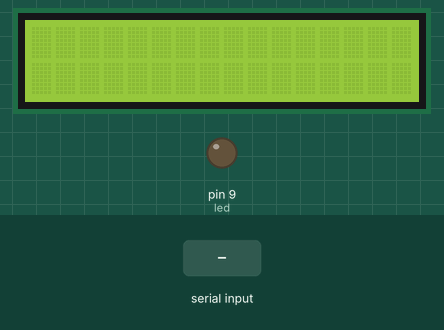
A sketch run on a simulated Arduino Uno, built with avr-gcc and run on an emulated ATmega328P. Shown: 16×2 character LCD, output pins drawn as LEDs (lit = HIGH). Dashed ring = blinking. Inputs (shaded band) come from the test bench.

Above: at 1.2 s.
1.3 s: "1" received over Serial
At 2.2 s:
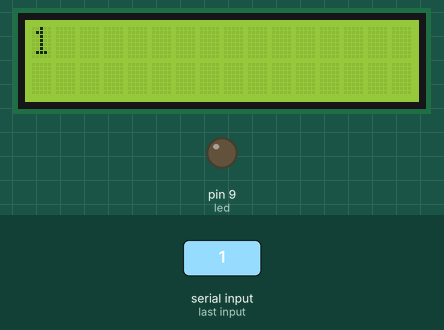
3.2 s: "0" received over Serial
At 3.35 s:
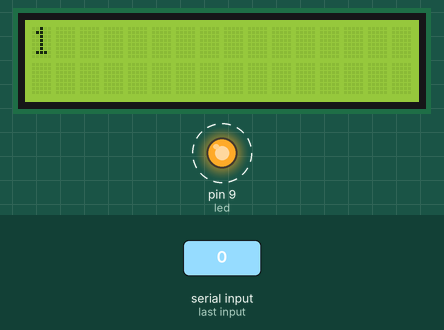
5.1 s: "2" received over Serial
At 6.3 s:
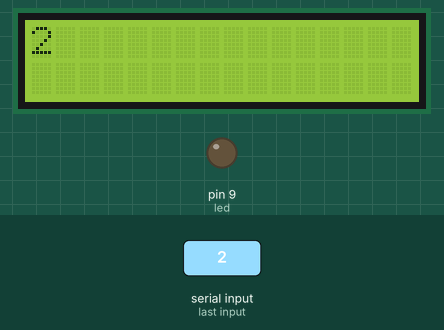
Timing chart, 0 to 8.1 s (numbered marks = the images above; inputs shaded):
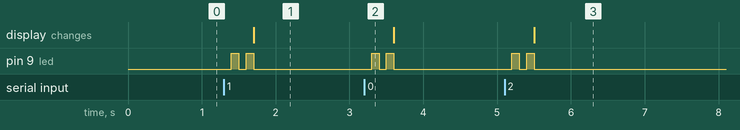

Measured:
- after the input at 1.3 s, pin 9 (led): alternates HIGH for 0.10 s and LOW for 0.10 s, 4 changes in all, then stays LOW, starting after 0.10 s; the display: changes after 0.40 s (image 1)
- after the input at 3.2 s, pin 9 (led): alternates HIGH for 0.10 s and LOW for 0.10 s, 4 changes in all, then stays LOW, starting after 0.10 s
- after the input at 5.1 s, pin 9 (led): alternates HIGH for 0.10 s and LOW for 0.10 s, 4 changes in all, then stays LOW, starting after 0.10 s; the display: changes after 0.40 s (image 3)

The sketch:

APC_220.ino
```cpp
// include the library code:
#include <LiquidCrystal.h>

LiquidCrystal lcd(12, 11, 5, 4, 3, 2);
int led = 9;

void setup()
{
  pinMode(led, OUTPUT);
  Serial.begin(19200);    //  Definition UART port rate 19200, according to serial port of APC220

  // set up the LCD's number of columns and rows:
  lcd.begin(16, 2);
}
void loop()
{
// when characters arrive over the serial port...
  if (Serial.available()) {
    // wait a bit for the entire message to arrive
    delay(100);
    digitalWrite(led, HIGH);   // turn the LED on (HIGH is the voltage level)
    delay(100);               // wait for a second
    digitalWrite(led, LOW);    // turn the LED off by making the voltage LOW
    delay(100);
    digitalWrite(led, HIGH);   // turn the LED on (HIGH is the voltage level)
    delay(100);               // wait for a second
    digitalWrite(led, LOW);    // turn the LED off by making the voltage LOW


    // clear the screen
    lcd.clear();
    // read all the available characters
    while (Serial.available() > 0) {
      // display each character to the LCD
      lcd.write(Serial.read());
    }
  }
}
```
